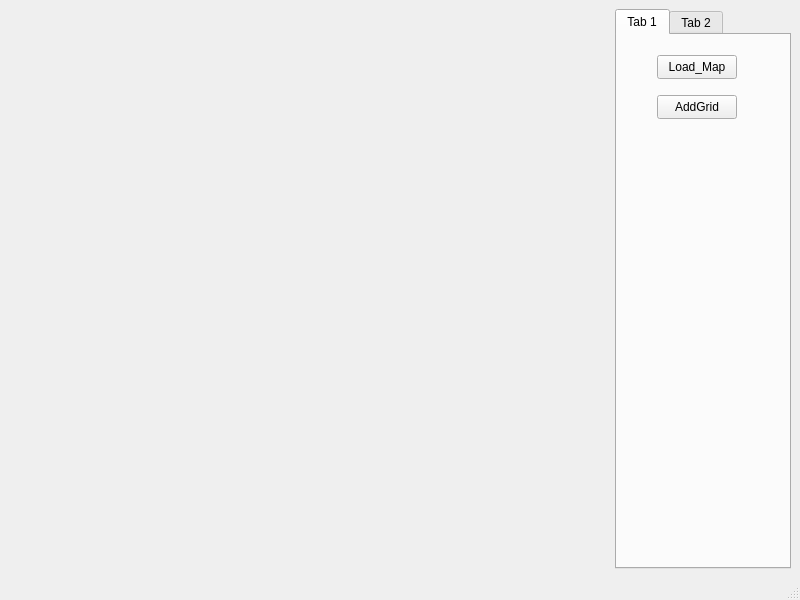
<?xml version="1.0" encoding="UTF-8"?>
<ui version="4.0">
 <class>MainWindow</class>
 <widget class="QMainWindow" name="MainWindow">
  <property name="geometry">
   <rect>
    <x>0</x>
    <y>0</y>
    <width>800</width>
    <height>600</height>
   </rect>
  </property>
  <property name="windowTitle">
   <string>MainWindow</string>
  </property>
  <widget class="QWidget" name="centralwidget">
   <layout class="QHBoxLayout" name="horizontalLayout">
    <item>
     <widget class="Graph" name="graph" native="true">
      <property name="minimumSize">
       <size>
        <width>600</width>
        <height>301</height>
       </size>
      </property>
     </widget>
    </item>
    <item>
     <widget class="QTabWidget" name="tabWidget">
      <property name="currentIndex">
       <number>0</number>
      </property>
      <widget class="QWidget" name="tab">
       <attribute name="title">
        <string>Tab 1</string>
       </attribute>
       <widget class="QPushButton" name="LoadMap">
        <property name="geometry">
         <rect>
          <x>40</x>
          <y>20</y>
          <width>80</width>
          <height>24</height>
         </rect>
        </property>
        <property name="text">
         <string>Load_Map</string>
        </property>
       </widget>
       <widget class="QPushButton" name="AddGrid">
        <property name="geometry">
         <rect>
          <x>40</x>
          <y>60</y>
          <width>80</width>
          <height>24</height>
         </rect>
        </property>
        <property name="text">
         <string>AddGrid</string>
        </property>
       </widget>
      </widget>
      <widget class="QWidget" name="tab_2">
       <attribute name="title">
        <string>Tab 2</string>
       </attribute>
       <layout class="QFormLayout" name="formLayout">
        <item row="0" column="0">
         <widget class="QPushButton" name="Solve">
          <property name="text">
           <string>Solve</string>
          </property>
         </widget>
        </item>
       </layout>
      </widget>
     </widget>
    </item>
   </layout>
   <zorder>tabWidget</zorder>
   <zorder>graph</zorder>
  </widget>
  <widget class="QMenuBar" name="menubar">
   <property name="geometry">
    <rect>
     <x>0</x>
     <y>0</y>
     <width>800</width>
     <height>21</height>
    </rect>
   </property>
  </widget>
  <widget class="QStatusBar" name="statusbar"/>
 </widget>
 <customwidgets>
  <customwidget>
   <class>Graph</class>
   <extends>QWidget</extends>
   <header>C:\Users\Hugo\Documents\GitHub\astar-project\qt-hugo\graph.h</header>
   <container>1</container>
  </customwidget>
 </customwidgets>
 <resources/>
 <connections/>
</ui>
